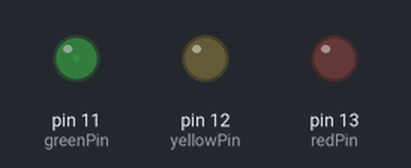
Bench run of a sketch on a simulated Arduino Uno, built with avr-gcc and run on an emulated ATmega328P. Shown: output pins drawn as LEDs (lit = HIGH).

Above: at 0.05 s.
At 0.5 s:
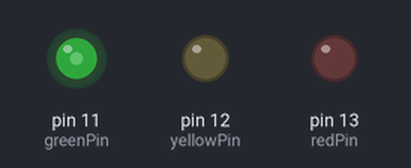
At 1.0 s:
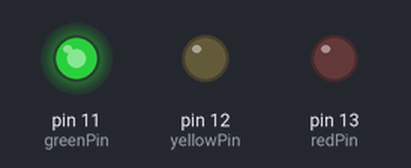
At 3.25 s:
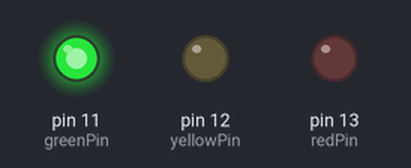
At 6.5 s:
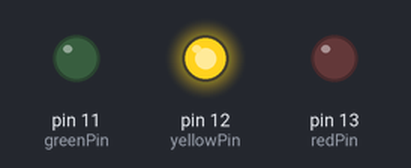
At 13.0 s:
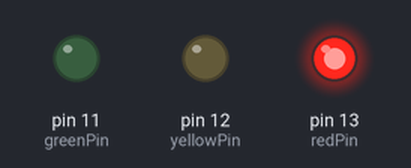
Timing chart, 0 to 17.8 s (numbered marks = the images above):
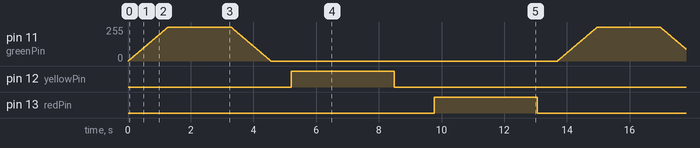

Measured:
- by itself, pin 12 (yellowPin), pin 13 (redPin): alternates HIGH for 3.3 s and LOW for 10.4 s

The sketch:

sketch_jun20b_copy_20250621104638_copy_20250621105337.ino
```cpp
const int greenPin = 11;
const int yellowPin = 12;
const int redPin = 13;

void setup() {
  pinMode(greenPin, OUTPUT);
  pinMode(yellowPin, OUTPUT);
  pinMode(redPin, OUTPUT);
}

void loop() {

  for (int value = 0; value <= 254; value+=2) {
    analogWrite(11, value);
    delay(10);
  }

  delay(2000);

  for (int value = 254; value >= 0; value-=2) {
    analogWrite(11, value);
    delay(10);
  }

  for (int value = 0; value <= 254; value+=2) {
    analogWrite(12, value);
    delay(10);
  }

  delay(2000);

   for (int value = 254; value >= 0; value-=2) {
    analogWrite(12, value);
    delay(10);
  }

  for (int value = 0; value <= 254; value+=2) {
    analogWrite(13, value);
    delay(10);
  }

  delay(2000);

  for (int value = 254; value >= 0; value-=2) {
    analogWrite(13, value);
    delay(10);
  }
}
```
